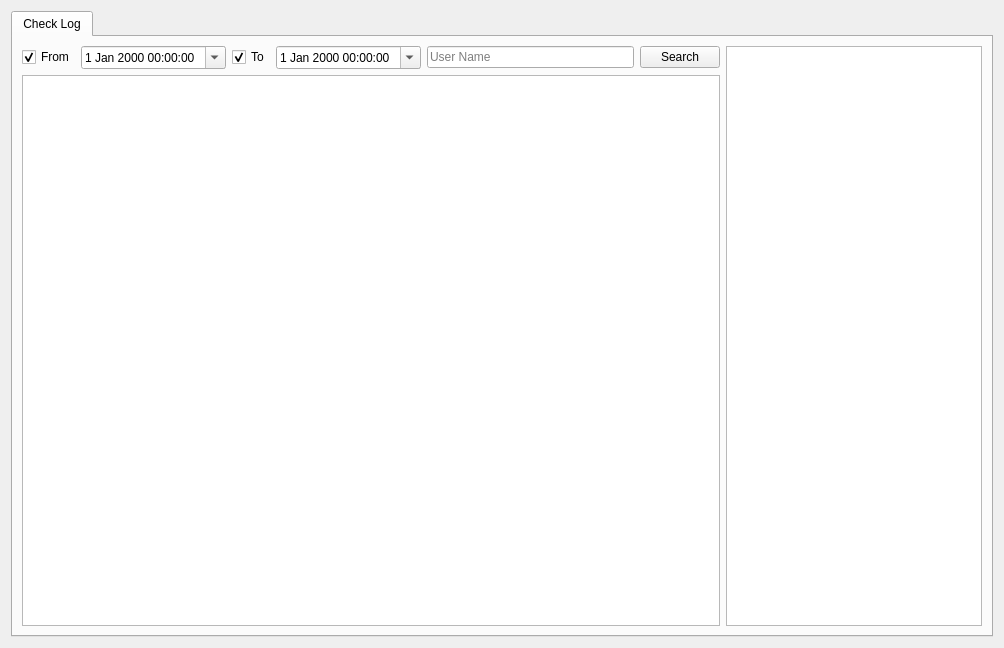
<?xml version="1.0" encoding="UTF-8"?>
<ui version="4.0">
 <class>LogDbWidget</class>
 <widget class="QWidget" name="LogDbWidget">
  <property name="geometry">
   <rect>
    <x>0</x>
    <y>0</y>
    <width>1004</width>
    <height>648</height>
   </rect>
  </property>
  <property name="windowTitle">
   <string>Form</string>
  </property>
  <layout class="QGridLayout" name="gridLayout">
   <item row="0" column="0">
    <widget class="QTabWidget" name="tabWidget">
     <property name="currentIndex">
      <number>0</number>
     </property>
     <widget class="QWidget" name="tab_3">
      <attribute name="title">
       <string>Check Log</string>
      </attribute>
      <layout class="QHBoxLayout" name="horizontalLayout_5" stretch="10,0">
       <item>
        <layout class="QVBoxLayout" name="verticalLayout">
         <item>
          <layout class="QHBoxLayout" name="horizontalLayout_2">
           <item>
            <widget class="QCheckBox" name="fromCheckBox">
             <property name="sizePolicy">
              <sizepolicy hsizetype="Maximum" vsizetype="Fixed">
               <horstretch>0</horstretch>
               <verstretch>0</verstretch>
              </sizepolicy>
             </property>
             <property name="text">
              <string>From</string>
             </property>
             <property name="checkable">
              <bool>true</bool>
             </property>
             <property name="checked">
              <bool>true</bool>
             </property>
            </widget>
           </item>
           <item>
            <widget class="QDateTimeEdit" name="fromDateTimeEdit">
             <property name="calendarPopup">
              <bool>true</bool>
             </property>
            </widget>
           </item>
           <item>
            <widget class="QCheckBox" name="toCheckBox">
             <property name="sizePolicy">
              <sizepolicy hsizetype="Maximum" vsizetype="Fixed">
               <horstretch>0</horstretch>
               <verstretch>0</verstretch>
              </sizepolicy>
             </property>
             <property name="text">
              <string>To</string>
             </property>
             <property name="checked">
              <bool>true</bool>
             </property>
            </widget>
           </item>
           <item>
            <widget class="QDateTimeEdit" name="toDateTimeEdit">
             <property name="calendarPopup">
              <bool>true</bool>
             </property>
            </widget>
           </item>
           <item>
            <widget class="QLineEdit" name="userNameEdit">
             <property name="placeholderText">
              <string>User Name</string>
             </property>
            </widget>
           </item>
           <item>
            <widget class="QPushButton" name="searchButton">
             <property name="text">
              <string>Search</string>
             </property>
            </widget>
           </item>
          </layout>
         </item>
         <item>
          <widget class="QTableView" name="logTableView">
           <property name="editTriggers">
            <set>QAbstractItemView::NoEditTriggers</set>
           </property>
           <property name="selectionBehavior">
            <enum>QAbstractItemView::SelectRows</enum>
           </property>
           <attribute name="horizontalHeaderMinimumSectionSize">
            <number>100</number>
           </attribute>
           <attribute name="horizontalHeaderShowSortIndicator" stdset="0">
            <bool>true</bool>
           </attribute>
           <attribute name="horizontalHeaderStretchLastSection">
            <bool>false</bool>
           </attribute>
          </widget>
         </item>
        </layout>
       </item>
       <item>
        <widget class="QTreeView" name="eventSelectionView"/>
       </item>
      </layout>
     </widget>
    </widget>
   </item>
  </layout>
 </widget>
 <resources/>
 <connections/>
</ui>
